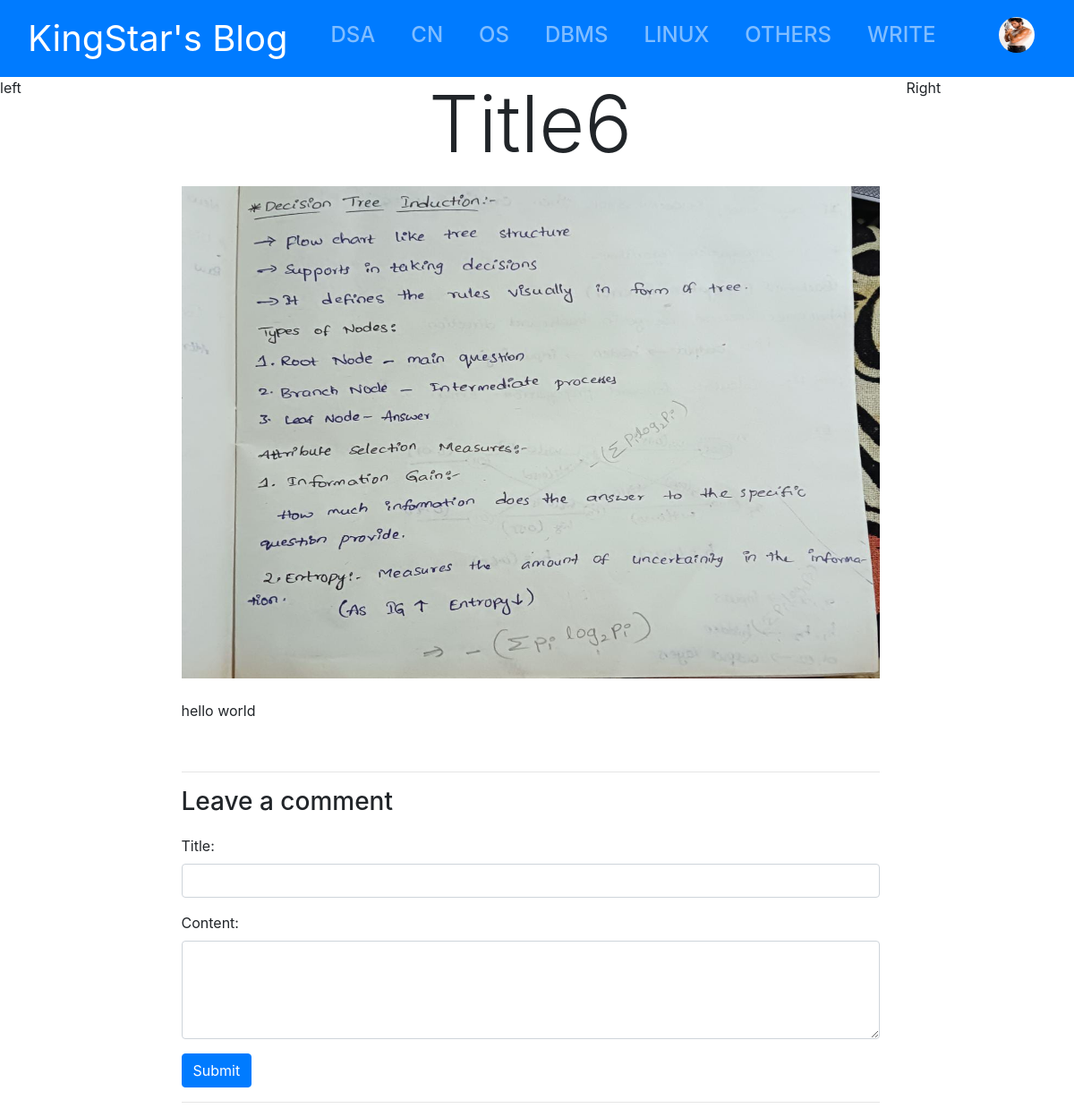
/title-6/ (signed in), run on an earlier commit of the app's database.
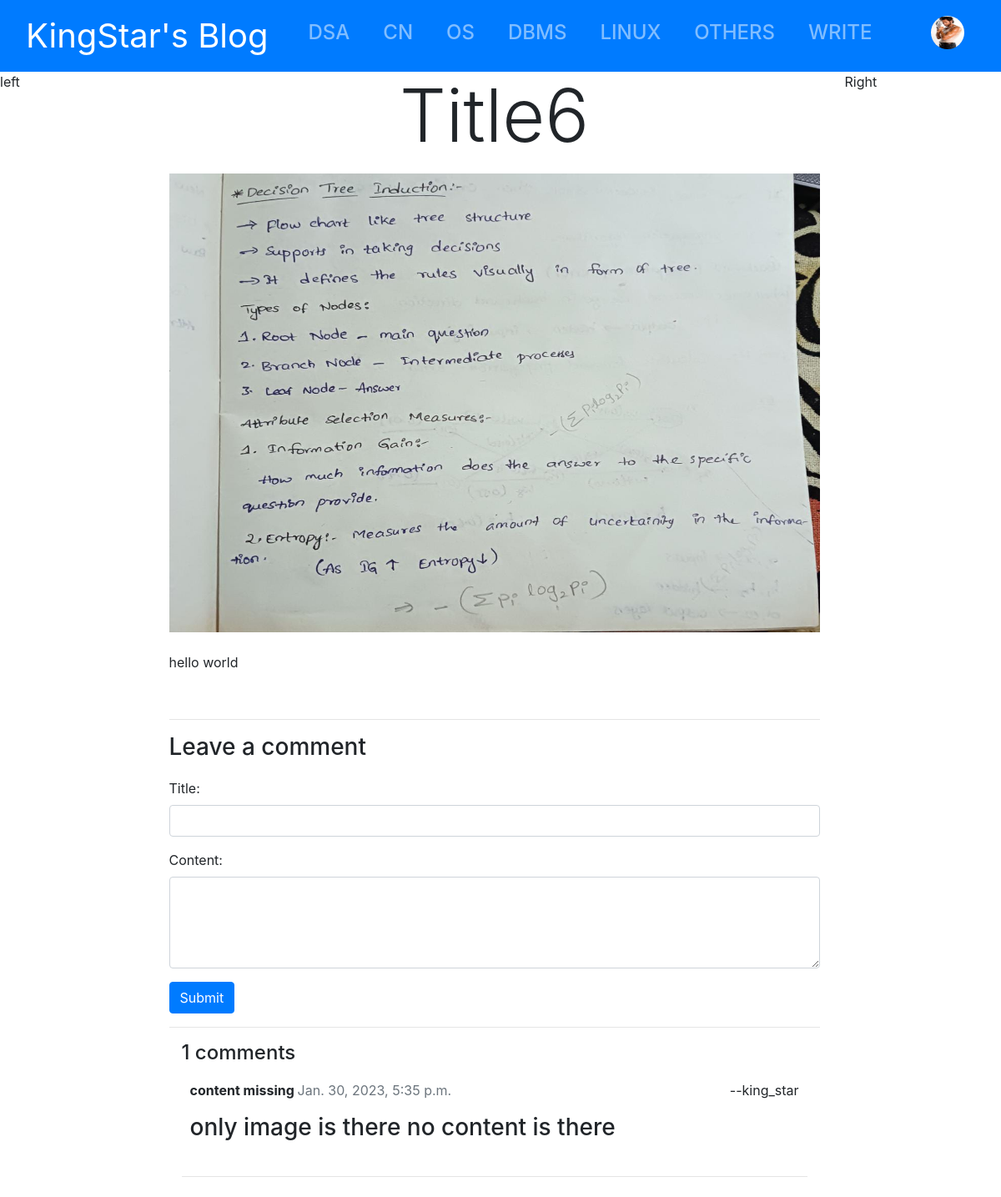
And on a later commit of the database.
### blog/models.py (models this page shows, shortened)
class UserProfile(models.Model):
    user = models.OneToOneField(User, on_delete=models.CASCADE, related_name='profile')
    image = models.ImageField(null=True, blank=True,upload_to='images/')
    favourite = models.ManyToManyField(Article, related_name="favourite", null=True, blank=True)
    read_later = models.ManyToManyField(Article, related_name='read_later', null=True, blank=True)

class Article(models.Model):
    title = models.CharField(max_length=200, unique=True)
    slug = models.SlugField(max_length=200, unique=True, editable=True)
    author = models.ForeignKey(User, on_delete=models.CASCADE)
    updated_on = models.DateTimeField(auto_now=True)
    created_on = models.DateTimeField(auto_now_add=True)
    content = RichTextField()
    image = models.ImageField(null=True, blank=True,upload_to='images/')
    category = models.CharField(max_length=200, choices=CATEGORY_CHOICES)
    active = models.BooleanField(default=True)
    class Meta:
        ordering = ['-created_on']
    def __str__(self):
        return self.title

class Comments(models.Model):
    user = models.ForeignKey(User, on_delete=models.CASCADE)
    article = models.ForeignKey(Article, on_delete=models.CASCADE, related_name="comments")
    title = models.CharField(max_length=200, blank=True, null=True)
    content = models.TextField()
    created_on = models.DateTimeField(auto_now_add=True)
    active = models.BooleanField(default=True)
    class Meta:
        ordering = ['created_on']

### blog/views.py (the view)
# urls.py: path('<slug:slug>/', views.detailView, name="detail"),
def detailView(request, slug):
    post = Article.objects.get(slug=slug)
    comments = post.comments.filter(active = True)
    comments_form = CommentsForm()
    print(comments)
    print(post)
    context = {"post":post, "comments":comments, "comment_form":comments_form}
    if request.user.is_authenticated:
        context["profile"] = UserProfile.objects.get(pk=request.user.id)
    return render(request, 'blog/detail.html', context=context)

### blog/forms.py
class CommentsForm(ModelForm):
    class Meta:
        model = Comments
        fields = ['title', 'content']
        widgets = {
            'content': forms.Textarea(attrs={'rows':4, 'cols':65, 'class':'form-control'}),
            'title': forms.TextInput(attrs={'length':50,'class':'form-control'})
        }

### templates/blog/detail.html (shortened to what this page needs)
{% include "blog/base.html" %}
{% block body %}
    {% if post %}
    <div class="row mr-0">
        <div class="col-2">left</div>
        <div class="col-8">
            <p class="text-center text-capitalize display-2">{{ post.title }}</p>
            {% if post.image %}
            <img src="{{ post.image.url }}" style="height: 550px;width: 100%;" class="img-fluid" alt="Responsive image">
            {% endif %}
            <div class="mt-4">
                {{ post.content|safe }}
            </div>
            <br />
            <hr />
            <div class="mt-2">
                <div class = "">
                    <h3>Leave a comment</h3>
                    <form method="post" action = "{% url 'comment' post.slug %}" style="margin-top: 1.3em;">
                        {{ comment_form.as_p }}
                        <button type="submit" class="btn btn-primary">Submit</button>
                    </form>
                </div>
                        <hr>
                {% if comments %}
                <div class="col-md-12 mb-4  mt-3 ">
                        <h4>{{ comments.count }} comments</h4>
                        {% for comment in comments %}
                        <div class="comments" style="padding: 10px;">
                            <div class="d-flex justify-content-between">
                                <p class="font-weight-bold">
                                        {{ comment.title }}
                                        <span class=" text-muted font-weight-normal h6">
                                            {{ comment.created_on }}
                                        </span>
                                </p>
                                    --{{ comment.user }}
                            </div>
                            <div class="h3">
                                {{ comment.content | linebreaks }}
                            </div>
                        </div>
                        <hr>
                        {% endfor %}
                </div>
                {% endif %}
            </div>
        </div>
        <div class="col-2">Right </div>
    </div>
    {% else %}
        Something went wrong.
    {% endif %}
{% endblock %}

### templates/blog/base.html (shortened to what this page needs)
<!doctype html>
<html lang="en">
<head>
    <link rel="stylesheet" href="https://cdn.jsdelivr.net/npm/bootstrap@4.3.1/dist/css/bootstrap.min.css"
>
    <link rel="stylesheet" href="https://cdn.jsdelivr.net/npm/bootstrap-icons@1.5.0/font/bootstrap-icons.css" />
</head>
<body>
<div class="container-fluid bg-primary">
<nav class="navbar navbar-expand-lg navbar-dark">
  <a class="navbar-brand" href="{% url 'home' %}" style="font-size:40px">KingStar's Blog</a>
  <div class="collapse navbar-collapse h4 text-white" id="navbarText">
    <ul class="navbar-nav mr-auto">
      <li class="nav-item ml-4">
        <a class="nav-link" href="{% url 'categoryview' 'dsa' %}">DSA</a>
      </li>
      <li class="nav-item ml-4">
        <a class="nav-link" href="{% url 'categoryview' 'cn' %}">CN</a>
      </li>
      <li class="nav-item ml-4">
        <a class="nav-link" href="{% url 'categoryview' 'os' %}">OS</a>
      </li>
      <li class="nav-item ml-4">
        <a class="nav-link" href="{% url 'categoryview' 'dbms' %}">DBMS</a>
      </li>
      <li class="nav-item ml-4">
        <a class="nav-link" href="{% url 'categoryview' 'linux' %}">LINUX</a>
      </li>
      <li class="nav-item ml-4">
        <a class="nav-link" href="{% url 'categoryview' 'others' %}">OTHERS</a>
      </li>
      <li class="nav-item ml-4">
        <a class="nav-link" href="{% url 'write' %}">WRITE</a>
      </li>
    </ul>
    <ul class = navbar-nav>
      {% if request.user.is_authenticated %}
        <li class="nav-item mr-0">
        {% block profile %}
          {% include "blog/profiledropdown.html" %}
        {% endblock %}
        </li>
      {% endif %}
    </ul>
  </div>
</nav>
</div>
</body>
</html>

### templates/blog/profiledropdown.html (shortened to what this page needs)
<div class="dropdown">
  <button class="btn btn-primary" id="dropdownMenu2" data-toggle="dropdown" aria-haspopup="true" aria-expanded="false">
    {% if profile.image %}
    <img class="rounded-circle" src="{{ profile.image.url }}" style="height: 40px; width:40px">
    {% else %}
    <i class="h2 bi bi-person-circle"></i>
    {% endif %}
  </button>
</div>

What changed in the data, as far as the page shows it:
added Comments: title "content missing", created_on "Jan. 30, 2023, 5:35 p.m.", user "king_star", content "only image is there no content is there"
Also different on the page:
{{ comments.count }}: (not shown) → "1"
text now shown: "comments"
